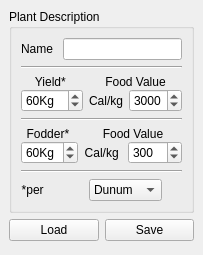
<ui version="4.0" >
 <class>laAnimalFormBase</class>
 <widget class="QWidget" name="laAnimalFormBase" >
  <property name="geometry" >
   <rect>
    <x>0</x>
    <y>0</y>
    <width>203</width>
    <height>255</height>
   </rect>
  </property>
  <property name="minimumSize" >
   <size>
    <width>190</width>
    <height>255</height>
   </size>
  </property>
  <property name="windowTitle" >
   <string>Form</string>
  </property>
  <layout class="QGridLayout" >
   <property name="margin" >
    <number>9</number>
   </property>
   <property name="spacing" >
    <number>6</number>
   </property>
   <item row="0" column="2" >
    <spacer>
     <property name="orientation" >
      <enum>Qt::Horizontal</enum>
     </property>
     <property name="sizeHint" >
      <size>
       <width>20</width>
       <height>20</height>
      </size>
     </property>
    </spacer>
   </item>
   <item row="2" column="0" colspan="2" >
    <spacer>
     <property name="orientation" >
      <enum>Qt::Vertical</enum>
     </property>
     <property name="sizeHint" >
      <size>
       <width>20</width>
       <height>20</height>
      </size>
     </property>
    </spacer>
   </item>
   <item row="1" column="0" >
    <widget class="QPushButton" name="pushButtonLoad" >
     <property name="text" >
      <string>Load</string>
     </property>
    </widget>
   </item>
   <item row="0" column="0" colspan="2" >
    <widget class="QGroupBox" name="groupBoxPlantDescription" >
     <property name="title" >
      <string>Plant Description</string>
     </property>
     <layout class="QGridLayout" >
      <property name="margin" >
       <number>9</number>
      </property>
      <property name="spacing" >
       <number>6</number>
      </property>
      <item row="5" column="0" colspan="2" >
       <widget class="Line" name="line_3" >
        <property name="orientation" >
         <enum>Qt::Horizontal</enum>
        </property>
       </widget>
      </item>
      <item row="3" column="0" colspan="2" >
       <widget class="Line" name="line_2" >
        <property name="orientation" >
         <enum>Qt::Horizontal</enum>
        </property>
       </widget>
      </item>
      <item row="6" column="1" >
       <widget class="QComboBox" name="comboBoxYieldUnits" >
        <property name="sizePolicy" >
         <sizepolicy>
          <hsizetype>4</hsizetype>
          <vsizetype>0</vsizetype>
          <horstretch>0</horstretch>
          <verstretch>0</verstretch>
         </sizepolicy>
        </property>
        <property name="toolTip" >
         <string>&lt;html>&lt;head>&lt;meta name="qrichtext" content="1" />&lt;style type="text/css">
p, li { white-space: pre-wrap; }
&lt;/style>&lt;/head>&lt;body style=" font-family:'Sans Serif'; font-size:9pt; font-weight:400; font-style:normal; text-decoration:none;">
&lt;p style=" margin-top:0px; margin-bottom:0px; margin-left:0px; margin-right:0px; -qt-block-indent:0; text-indent:0px;">1 dunum = 1000 square meters&lt;/p>
&lt;p style=" margin-top:0px; margin-bottom:0px; margin-left:0px; margin-right:0px; -qt-block-indent:0; text-indent:0px;">1 hectare = 10,000 square meters&lt;/p>&lt;/body>&lt;/html></string>
        </property>
        <item>
         <property name="text" >
          <string>Dunum</string>
         </property>
        </item>
        <item>
         <property name="text" >
          <string>Hectare</string>
         </property>
        </item>
       </widget>
      </item>
      <item row="6" column="0" >
       <widget class="QLabel" name="labelPlantDescription8" >
        <property name="sizePolicy" >
         <sizepolicy>
          <hsizetype>4</hsizetype>
          <vsizetype>5</vsizetype>
          <horstretch>0</horstretch>
          <verstretch>0</verstretch>
         </sizepolicy>
        </property>
        <property name="toolTip" >
         <string>&lt;html>&lt;head>&lt;meta name="qrichtext" content="1" />&lt;style type="text/css">
p, li { white-space: pre-wrap; }
&lt;/style>&lt;/head>&lt;body style=" font-family:'Sans Serif'; font-size:9pt; font-weight:400; font-style:normal; text-decoration:none;">
&lt;p style=" margin-top:0px; margin-bottom:0px; margin-left:0px; margin-right:0px; -qt-block-indent:0; text-indent:0px;">Weeks from birth to kill weight&lt;/p>&lt;/body>&lt;/html></string>
        </property>
        <property name="text" >
         <string>*per </string>
        </property>
        <property name="textFormat" >
         <enum>Qt::AutoText</enum>
        </property>
        <property name="alignment" >
         <set>Qt::AlignRight|Qt::AlignTrailing|Qt::AlignVCenter</set>
        </property>
        <property name="wordWrap" >
         <bool>false</bool>
        </property>
       </widget>
      </item>
      <item row="4" column="0" colspan="2" >
       <layout class="QHBoxLayout" >
        <property name="margin" >
         <number>0</number>
        </property>
        <property name="spacing" >
         <number>6</number>
        </property>
        <item>
         <layout class="QVBoxLayout" >
          <property name="margin" >
           <number>0</number>
          </property>
          <property name="spacing" >
           <number>0</number>
          </property>
          <item>
           <widget class="QLabel" name="labelPlantDescription6" >
            <property name="sizePolicy" >
             <sizepolicy>
              <hsizetype>1</hsizetype>
              <vsizetype>5</vsizetype>
              <horstretch>0</horstretch>
              <verstretch>0</verstretch>
             </sizepolicy>
            </property>
            <property name="toolTip" >
             <string>&lt;html>&lt;head>&lt;meta name="qrichtext" content="1" />&lt;style type="text/css">
p, li { white-space: pre-wrap; }
&lt;/style>&lt;/head>&lt;body style=" font-family:'Sans Serif'; font-size:9pt; font-weight:400; font-style:normal; text-decoration:none;">
&lt;p style=" margin-top:0px; margin-bottom:0px; margin-left:0px; margin-right:0px; -qt-block-indent:0; text-indent:0px;">Fodder produced from Wheat&lt;/p>&lt;/body>&lt;/html></string>
            </property>
            <property name="whatsThis" >
             <string>&lt;html>&lt;head>&lt;meta name="qrichtext" content="1" />&lt;style type="text/css">
p, li { white-space: pre-wrap; }
&lt;/style>&lt;/head>&lt;body style=" font-family:'Sans Serif'; font-size:9pt; font-weight:400; font-style:normal; text-decoration:none;">
&lt;p style=" margin-top:0px; margin-bottom:0px; margin-left:0px; margin-right:0px; -qt-block-indent:0; text-indent:0px;">Fodder is the straw and chaff left after harvesting the grain.  Enter the number of Kilograms expected for this crop per (either) dunum or hectare&lt;/p>&lt;/body>&lt;/html></string>
            </property>
            <property name="text" >
             <string>Fodder* </string>
            </property>
            <property name="textFormat" >
             <enum>Qt::AutoText</enum>
            </property>
            <property name="alignment" >
             <set>Qt::AlignCenter</set>
            </property>
            <property name="wordWrap" >
             <bool>false</bool>
            </property>
           </widget>
          </item>
          <item>
           <widget class="QSpinBox" name="comboBoxFodderProduction" >
            <property name="sizePolicy" >
             <sizepolicy>
              <hsizetype>4</hsizetype>
              <vsizetype>0</vsizetype>
              <horstretch>0</horstretch>
              <verstretch>0</verstretch>
             </sizepolicy>
            </property>
            <property name="toolTip" >
             <string>&lt;html>&lt;head>&lt;meta name="qrichtext" content="1" />&lt;style type="text/css">
p, li { white-space: pre-wrap; }
&lt;/style>&lt;/head>&lt;body style=" font-family:'Sans Serif'; font-size:9pt; font-weight:400; font-style:normal; text-decoration:none;">
&lt;p style=" margin-top:0px; margin-bottom:0px; margin-left:0px; margin-right:0px; -qt-block-indent:0; text-indent:0px;">Fodder produced from Wheat&lt;/p>&lt;/body>&lt;/html></string>
            </property>
            <property name="whatsThis" >
             <string>&lt;html>&lt;head>&lt;meta name="qrichtext" content="1" />&lt;style type="text/css">
p, li { white-space: pre-wrap; }
&lt;/style>&lt;/head>&lt;body style=" font-family:'Sans Serif'; font-size:9pt; font-weight:400; font-style:normal; text-decoration:none;">
&lt;p style=" margin-top:0px; margin-bottom:0px; margin-left:0px; margin-right:0px; -qt-block-indent:0; text-indent:0px;">Fodder is the straw and chaff left after harvesting the grain.  Enter the number of Kilograms expected to be produced from this crop per (either) dunum or hectare.  &lt;span style=" font-weight:600; color:#0000ff;">Note that this fodder amount is solely for consumption by animals.&lt;/span>  If straw or chaff is being used for other purposes, it must be taken out of the total expected fodder level.&lt;/p>&lt;/body>&lt;/html></string>
            </property>
            <property name="suffix" >
             <string>Kg</string>
            </property>
            <property name="maximum" >
             <number>400</number>
            </property>
            <property name="value" >
             <number>60</number>
            </property>
           </widget>
          </item>
         </layout>
        </item>
        <item>
         <layout class="QVBoxLayout" >
          <property name="margin" >
           <number>0</number>
          </property>
          <property name="spacing" >
           <number>0</number>
          </property>
          <item>
           <widget class="QLabel" name="label_2" >
            <property name="text" >
             <string>Food Value</string>
            </property>
            <property name="alignment" >
             <set>Qt::AlignCenter</set>
            </property>
           </widget>
          </item>
          <item>
           <layout class="QHBoxLayout" >
            <property name="margin" >
             <number>0</number>
            </property>
            <property name="spacing" >
             <number>6</number>
            </property>
            <item>
             <widget class="QLabel" name="labelPlantDescription7" >
              <property name="sizePolicy" >
               <sizepolicy>
                <hsizetype>1</hsizetype>
                <vsizetype>5</vsizetype>
                <horstretch>0</horstretch>
                <verstretch>0</verstretch>
               </sizepolicy>
              </property>
              <property name="text" >
               <string>Cal/kg </string>
              </property>
              <property name="alignment" >
               <set>Qt::AlignRight|Qt::AlignTrailing|Qt::AlignVCenter</set>
              </property>
             </widget>
            </item>
            <item>
             <widget class="QSpinBox" name="comboBoxFodderCalories" >
              <property name="sizePolicy" >
               <sizepolicy>
                <hsizetype>0</hsizetype>
                <vsizetype>0</vsizetype>
                <horstretch>0</horstretch>
                <verstretch>0</verstretch>
               </sizepolicy>
              </property>
              <property name="toolTip" >
               <string>&lt;html>&lt;head>&lt;meta name="qrichtext" content="1" />&lt;style type="text/css">
p, li { white-space: pre-wrap; }
&lt;/style>&lt;/head>&lt;body style=" font-family:'Sans Serif'; font-size:9pt; font-weight:400; font-style:normal; text-decoration:none;">
&lt;p style=" margin-top:0px; margin-bottom:0px; margin-left:0px; margin-right:0px; -qt-block-indent:0; text-indent:0px;">Calories per kilogram in WHEAT fodder&lt;/p>&lt;/body>&lt;/html></string>
              </property>
              <property name="whatsThis" >
               <string>&lt;html>&lt;head>&lt;meta name="qrichtext" content="1" />&lt;style type="text/css">
p, li { white-space: pre-wrap; }
&lt;/style>&lt;/head>&lt;body style=" font-family:'Sans Serif'; font-size:9pt; font-weight:400; font-style:normal; text-decoration:none;">
&lt;p style=" margin-top:0px; margin-bottom:0px; margin-left:0px; margin-right:0px; -qt-block-indent:0; text-indent:0px;">Food value of fodder when used as feed for domestic animals.  This is measured in calories per kilogram.&lt;/p>&lt;/body>&lt;/html></string>
              </property>
              <property name="maximum" >
               <number>5000</number>
              </property>
              <property name="minimum" >
               <number>1</number>
              </property>
              <property name="value" >
               <number>300</number>
              </property>
             </widget>
            </item>
           </layout>
          </item>
         </layout>
        </item>
       </layout>
      </item>
      <item row="2" column="0" colspan="2" >
       <layout class="QHBoxLayout" >
        <property name="margin" >
         <number>0</number>
        </property>
        <property name="spacing" >
         <number>6</number>
        </property>
        <item>
         <layout class="QGridLayout" >
          <property name="margin" >
           <number>0</number>
          </property>
          <property name="spacing" >
           <number>0</number>
          </property>
          <item row="0" column="0" >
           <widget class="QLabel" name="labelPlantDescription4" >
            <property name="sizePolicy" >
             <sizepolicy>
              <hsizetype>1</hsizetype>
              <vsizetype>5</vsizetype>
              <horstretch>0</horstretch>
              <verstretch>0</verstretch>
             </sizepolicy>
            </property>
            <property name="text" >
             <string>Yield* </string>
            </property>
            <property name="textFormat" >
             <enum>Qt::AutoText</enum>
            </property>
            <property name="alignment" >
             <set>Qt::AlignCenter</set>
            </property>
            <property name="wordWrap" >
             <bool>false</bool>
            </property>
           </widget>
          </item>
          <item row="1" column="0" >
           <widget class="QSpinBox" name="comboBoxYield" >
            <property name="sizePolicy" >
             <sizepolicy>
              <hsizetype>0</hsizetype>
              <vsizetype>0</vsizetype>
              <horstretch>0</horstretch>
              <verstretch>0</verstretch>
             </sizepolicy>
            </property>
            <property name="toolTip" >
             <string>&lt;html>&lt;head>&lt;meta name="qrichtext" content="1" />&lt;style type="text/css">
p, li { white-space: pre-wrap; }
&lt;/style>&lt;/head>&lt;body style=" font-family:'Sans Serif'; font-size:9pt; font-weight:400; font-style:normal; text-decoration:none;">
&lt;p style=" margin-top:0px; margin-bottom:0px; margin-left:0px; margin-right:0px; -qt-block-indent:0; text-indent:0px;">Yield of Crop&lt;/p>&lt;/body>&lt;/html></string>
            </property>
            <property name="suffix" >
             <string>Kg</string>
            </property>
            <property name="maximum" >
             <number>400</number>
            </property>
            <property name="value" >
             <number>60</number>
            </property>
           </widget>
          </item>
         </layout>
        </item>
        <item>
         <layout class="QVBoxLayout" >
          <property name="margin" >
           <number>0</number>
          </property>
          <property name="spacing" >
           <number>0</number>
          </property>
          <item>
           <widget class="QLabel" name="label" >
            <property name="text" >
             <string>Food Value</string>
            </property>
            <property name="alignment" >
             <set>Qt::AlignCenter</set>
            </property>
           </widget>
          </item>
          <item>
           <layout class="QHBoxLayout" >
            <property name="margin" >
             <number>0</number>
            </property>
            <property name="spacing" >
             <number>6</number>
            </property>
            <item>
             <widget class="QLabel" name="labelPlantDescription5" >
              <property name="sizePolicy" >
               <sizepolicy>
                <hsizetype>1</hsizetype>
                <vsizetype>5</vsizetype>
                <horstretch>0</horstretch>
                <verstretch>0</verstretch>
               </sizepolicy>
              </property>
              <property name="text" >
               <string>Cal/kg</string>
              </property>
              <property name="alignment" >
               <set>Qt::AlignRight|Qt::AlignTrailing|Qt::AlignVCenter</set>
              </property>
             </widget>
            </item>
            <item>
             <widget class="QSpinBox" name="comboBoxCalories" >
              <property name="sizePolicy" >
               <sizepolicy>
                <hsizetype>0</hsizetype>
                <vsizetype>0</vsizetype>
                <horstretch>0</horstretch>
                <verstretch>0</verstretch>
               </sizepolicy>
              </property>
              <property name="maximum" >
               <number>5000</number>
              </property>
              <property name="minimum" >
               <number>1</number>
              </property>
              <property name="value" >
               <number>3000</number>
              </property>
             </widget>
            </item>
           </layout>
          </item>
         </layout>
        </item>
       </layout>
      </item>
      <item row="0" column="0" colspan="2" >
       <layout class="QHBoxLayout" >
        <property name="margin" >
         <number>0</number>
        </property>
        <property name="spacing" >
         <number>6</number>
        </property>
        <item>
         <widget class="QLabel" name="labelPlantDescription1" >
          <property name="text" >
           <string>Name </string>
          </property>
         </widget>
        </item>
        <item>
         <widget class="QLineEdit" name="lineEditPlantName" />
        </item>
       </layout>
      </item>
      <item row="1" column="0" colspan="2" >
       <widget class="Line" name="line" >
        <property name="orientation" >
         <enum>Qt::Horizontal</enum>
        </property>
       </widget>
      </item>
     </layout>
    </widget>
   </item>
   <item row="1" column="1" >
    <widget class="QPushButton" name="pushButtonSave" >
     <property name="text" >
      <string>Save</string>
     </property>
    </widget>
   </item>
  </layout>
 </widget>
 <resources/>
 <connections/>
</ui>
